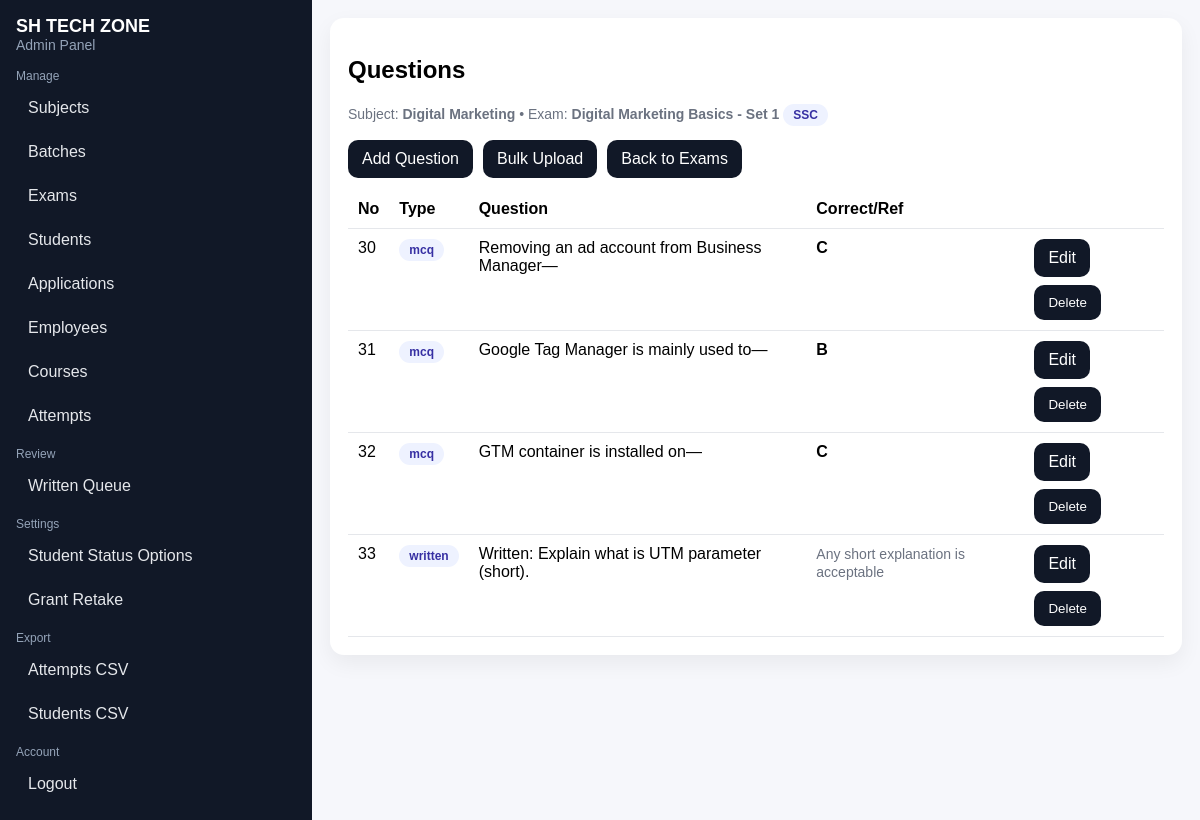
The app's page /admin/exams/1/questions (signed in) with its own data.
### tables this page shows
CREATE TABLE subjects (
        id INTEGER PRIMARY KEY AUTOINCREMENT,
        name TEXT UNIQUE NOT NULL,
        is_active INTEGER NOT NULL DEFAULT 1,
        image_path TEXT,
        description TEXT,
        created_at TEXT NOT NULL
    );

CREATE TABLE exams (
        id INTEGER PRIMARY KEY AUTOINCREMENT,
        subject_id INTEGER,
        batch_id INTEGER,
        title TEXT NOT NULL,
        label TEXT NOT NULL DEFAULT 'SSC',
        duration_minutes INTEGER NOT NULL DEFAULT 20,
        is_active INTEGER NOT NULL DEFAULT 1,
        visibility TEXT NOT NULL DEFAULT 'approved', -- 'registered' or 'approved'
        created_at TEXT NOT NULL,
        FOREIGN KEY (subject_id) REFERENCES subjects(id),
        FOREIGN KEY (batch_id) REFERENCES batches(id)
    );

CREATE TABLE questions (
        id INTEGER PRIMARY KEY AUTOINCREMENT,
        exam_id INTEGER NOT NULL,
        q_no INTEGER,
        q_type TEXT NOT NULL DEFAULT 'mcq' CHECK (q_type IN ('mcq','text')),
        question TEXT NOT NULL,
        opt_a TEXT,
        opt_b TEXT,
        opt_c TEXT,
        opt_d TEXT,
        correct CHAR(1) CHECK (correct IN ('A','B','C','D')),
        correct_text TEXT,
        FOREIGN KEY (exam_id) REFERENCES exams(id) ON DELETE CASCADE
    );

### app.py (the view)
@app.route("/admin/exams/<int:exam_id>/questions")
@staff_required
def admin_questions(exam_id):
    conn = get_db()
    exam = conn.execute(
        """SELECT e.*, s.name AS subject_name
           FROM exams e LEFT JOIN subjects s ON s.id=e.subject_id
           WHERE e.id=?""",
        (exam_id,),
    ).fetchone()
    questions = conn.execute(
        "SELECT * FROM questions WHERE exam_id=? ORDER BY COALESCE(q_no, id)",
        (exam_id,),
    ).fetchall()
    conn.close()
    return render_template("admin/questions.html", site_name=SITE_NAME, exam=exam, questions=questions)

### app.py (called while the page is built)
def get_db():
    conn = sqlite3.connect(DB_PATH)
    conn.row_factory = sqlite3.Row
    try:
        conn.execute("PRAGMA foreign_keys = ON")
    except Exception:
        pass
    return conn

def staff_required(fn):
    @wraps(fn)
    def wrapper(*args, **kwargs):
        if session.get("admin") or session.get("employee_id"):
            return fn(*args, **kwargs)
        return redirect(url_for("admin_login"))
    return wrapper

### templates/admin/questions.html
{% extends "admin/base.html" %}
{% block content %}
  <h2>Questions</h2>
  <p class="muted">
    Subject: <b>{{ exam.subject_name or '-' }}</b> •
    Exam: <b>{{ exam.title }}</b> <span class="pill">{{ exam.label }}</span>
  </p>
  <div style="display:flex; gap:10px; flex-wrap:wrap; margin-bottom:12px;">
    <a class="btn btn2" href="{{ url_for('admin_question_add', exam_id=exam.id) }}">Add Question</a>
    <a class="btn btn2" href="{{ url_for('admin_bulk_questions', exam_id=exam.id) }}">Bulk Upload</a>
    <a class="btn" href="{{ url_for('admin_exams') }}">Back to Exams</a>
  </div>
  {% if questions %}
    <table>
      <thead>
        <tr>
          <th>No</th>
          <th>Type</th>
          <th>Question</th>
          <th>Correct/Ref</th>
          <th></th>
        </tr>
      </thead>
      <tbody>
        {% for q in questions %}
          <tr>
            <td>{{ q.q_no or q.id }}</td>
            <td><span class="pill">{{ "written" if q.q_type=="text" else "mcq" }}</span></td>
            <td>{{ q.question }}</td>
            <td>
              {% if q.q_type=='mcq' %}
                <b>{{ q.correct }}</b>
              {% else %}
                <span class="muted">{{ q.correct_text or '-' }}</span>
              {% endif %}
            </td>
            <td style="display:flex; gap:8px; flex-wrap:wrap;">
              <a class="btn btn2" href="{{ url_for('admin_question_edit', q_id=q.id) }}">Edit</a>
              <form method="post" action="{{ url_for('admin_question_delete', q_id=q.id) }}" onsubmit="return confirm('Delete question?');">
                <button class="btn btn3" type="submit">Delete</button>
              </form>
            </td>
          </tr>
        {% endfor %}
      </tbody>
    </table>
  {% else %}
    <p class="muted">No questions yet.</p>
  {% endif %}
{% endblock %}

### templates/admin/base.html (style rules this page uses)
body { font-family: Arial, sans-serif; margin: 0; background: #f6f7fb; }
.muted { color:#6b7280; font-size: 14px; }
a.btn, button.btn { display:inline-block; padding: 10px 14px; border-radius: 10px; border: 0; text-decoration:none; background:#111827; color:#fff; cursor:pointer; }
.btn2 { background:#2563eb; }
.btn3 { background:#dc2626; }
table { width:100%; border-collapse: collapse; }
th, td { text-align:left; padding:10px; border-bottom: 1px solid #e5e7eb; vertical-align: top; }
.pill { display:inline-block; padding: 4px 10px; border-radius: 999px; background:#eef2ff; color:#3730a3; font-weight:700; font-size:12px; }

### records on screen
subjects: name "Digital Marketing"
exams: title "Digital Marketing Basics - Set 1", label "SSC"
questions: q_no "30", q_type "mcq", question "Removing an ad account from Business Manager—", correct "C"
questions: q_no "31", q_type "mcq", question "Google Tag Manager is mainly used to—", correct "B"
questions: q_no "32", q_type "mcq", question "GTM container is installed on—", correct "C"
questions: q_no "33", q_type "written", question "Written: Explain what is UTM parameter (short).", correct_text "Any short explanation is acceptable"

### other values on screen
{{ site_name }} "SH TECH ZONE"
